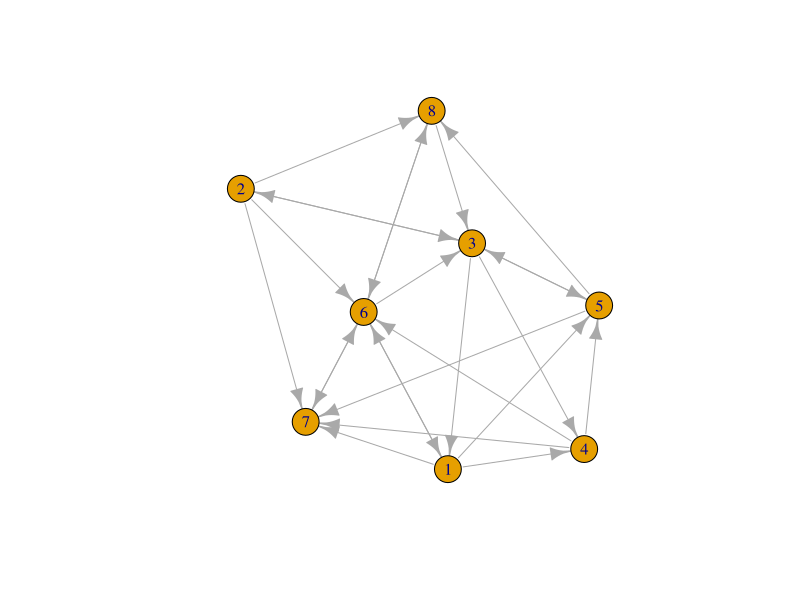
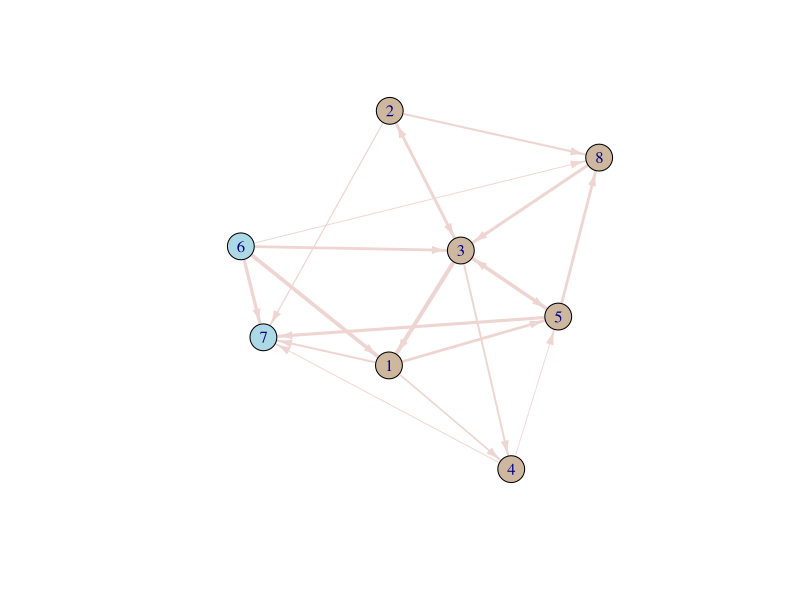
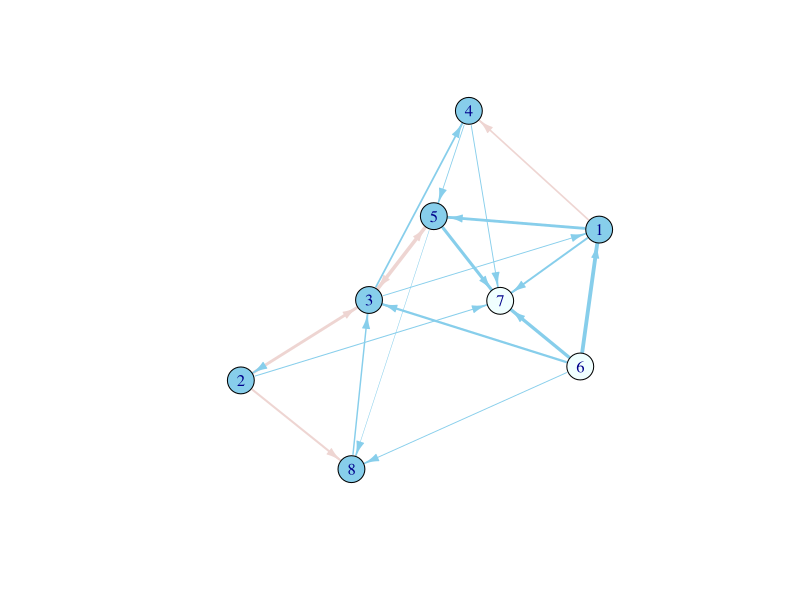

R code for these plots, in order:
#
# Sami Hossain
# 03/28/2021
# Custom Implementation of Goldmans's (Push-Relabel) Algorithm
#
# 

############
### SETUP ##
############
library(igraph)
nodes <- 8

#generate a random network graph
graph <- erdos.renyi.game(nodes, .35, type = "gnp", directed = T)

plot(graph)

rand <- sample(1:nodes, 2, replace = F) #choose a source and sink
source <- rand[1]
sink <- rand[2]

for(i in 1:nodes){
  if(graph[from=i, to= source]){  #remove edges incoming to source
    graph[from=i, to= source] <- FALSE
  }
  if(graph[from=sink, to=i]){  #remove edges outgoing from sink
    graph[from=sink, to=i] <- FALSE
  }
}

E(graph)$weight <- sample(5:40,length(E(graph)), replace = T)

E(graph)$width <- E(graph)$weight/10
V(graph)$color <- "bisque3"
E(graph)$color <- "mistyrose2"
V(graph)[sink]$color <- "lightblue"
V(graph)[source]$color <- "lightblue"
graph$layout <- layout.fruchterman.reingold

plot(graph, edge.arrow.size = .75, edge.arrow.width= .75)

graph2 <- graph
flow_graph <- graph
remove(i, rand)
################
### ALGORITHM ##
################
flow_graph[] <- 0 #for visualization purposes 

V(graph)$level <- 0 #initialize levels
V(graph)[source]$level <- nodes 
V(graph)$excess <- 0

#push all flow out from source, initialization step
for(i in 1:nodes){
  if(graph[source,i]){ #edge exists
    V(graph)[i]$excess <- graph[source,i]
    graph[i, source] <- graph[source, i]  #set edges incoming to source
    flow_graph[source,i] <- graph[source, i]
    graph[source, i] <- FALSE #remove edges outgoing from source
  }
}

#check if an edge exists between two nodes, and if so - do their levels meet a criteria
pushable <- function(node) {
  for(i in 1:nodes){
    if(graph[node,i]){ # if an edge exists between the two nodes
      if(V(graph)[node]$level >= (V(graph)[i]$level+1)){ #and level(height) contraint is met
        return (i);
      }
    }
  }
  return (NULL);
}

repeat{ # End result converges with a maximum flow value, all excess has been routed to either source or sink
  #print(sum(V(graph)$excess))
  if(sum(V(graph)[-c(sink,source)]$excess) <= 0){ break } ##while any non sink, source node has excess capacity.
  
  exc <- V(graph)[ V(graph)$excess != 0 ] #of the nodes with excess > 0
  exc2 <- intersection(exc, V(graph)[-c(sink,source)])  #of which are not source or sink nodes
  node <- as_ids(exc2[which.max(exc2$level)])  #choose the one with the largest level
  
  push_to <- pushable(node)
  if(!is.null(push_to)){ #Push subroutine
    #print("push")
    delta <-  min(V(graph)[node]$excess, graph[node,push_to]) #lower bound on maximum edge capacity and excess
    
    #push delta units of flow along edge (node, push_to)
    if(graph[node,push_to] == delta){  #delete if resid capacity is 0
      graph[node,push_to] <- FALSE
    } else {
      graph[node,push_to] <- graph[node,push_to] - delta
    }
    graph[push_to, node] <- graph[push_to,node] + delta
    flow_graph[node,push_to] <- flow_graph[node,push_to] + delta
    
    V(graph)[node]$excess <- V(graph)[node]$excess - delta  #update excess of the nodes involved
    V(graph)[push_to]$excess <- V(graph)[push_to]$excess + delta
  } else {  #Relabel subroutine
    #print("relabel")
    V(graph)[node]$level <- V(graph)[node]$level + 1  #increment level by one
  }
}

remove(exc, exc2, i, node, push_to, delta)
################
### VISUALIZE ##
################

for(i in 1:nodes){
  for(j in i:nodes){
    if(flow_graph[i,j] > 0 && flow_graph[j,i] > 0){
      if(flow_graph[i,j] > flow_graph[j,i]){
        flow_graph[i,j] <- flow_graph[i,j] - flow_graph[j,i]
        flow_graph[j,i] <- FALSE
      } else {
        flow_graph[j,i] <- flow_graph[j,i] - flow_graph[i,j]
        flow_graph[i,j] <- FALSE
      }
    }
  }
}

for(i in 1:nodes){  #overlay flow paths over original graph
  for(j in 1:nodes){
    if(flow_graph[i,j] > 0){
      graph2[i,j] <- flow_graph[i,j]
      edge <- get.edge.ids(graph2, c(i,j))
      E(graph2)[edge]$color <- "skyblue"
      V(graph2)[i]$color <- "skyblue"
      V(graph2)[j]$color <- "skyblue"
    }
  }
}

remove(i,j,edge)
V(graph2)[sink]$color <- "azure"
V(graph2)[source]$color <- "azure"
E(graph2)$width <- E(graph2)$weight/10
plot(graph2, edge.arrow.size = .75, edge.arrow.width= .75)
print(paste0("Max flow value: ", V(graph)[sink]$excess))
